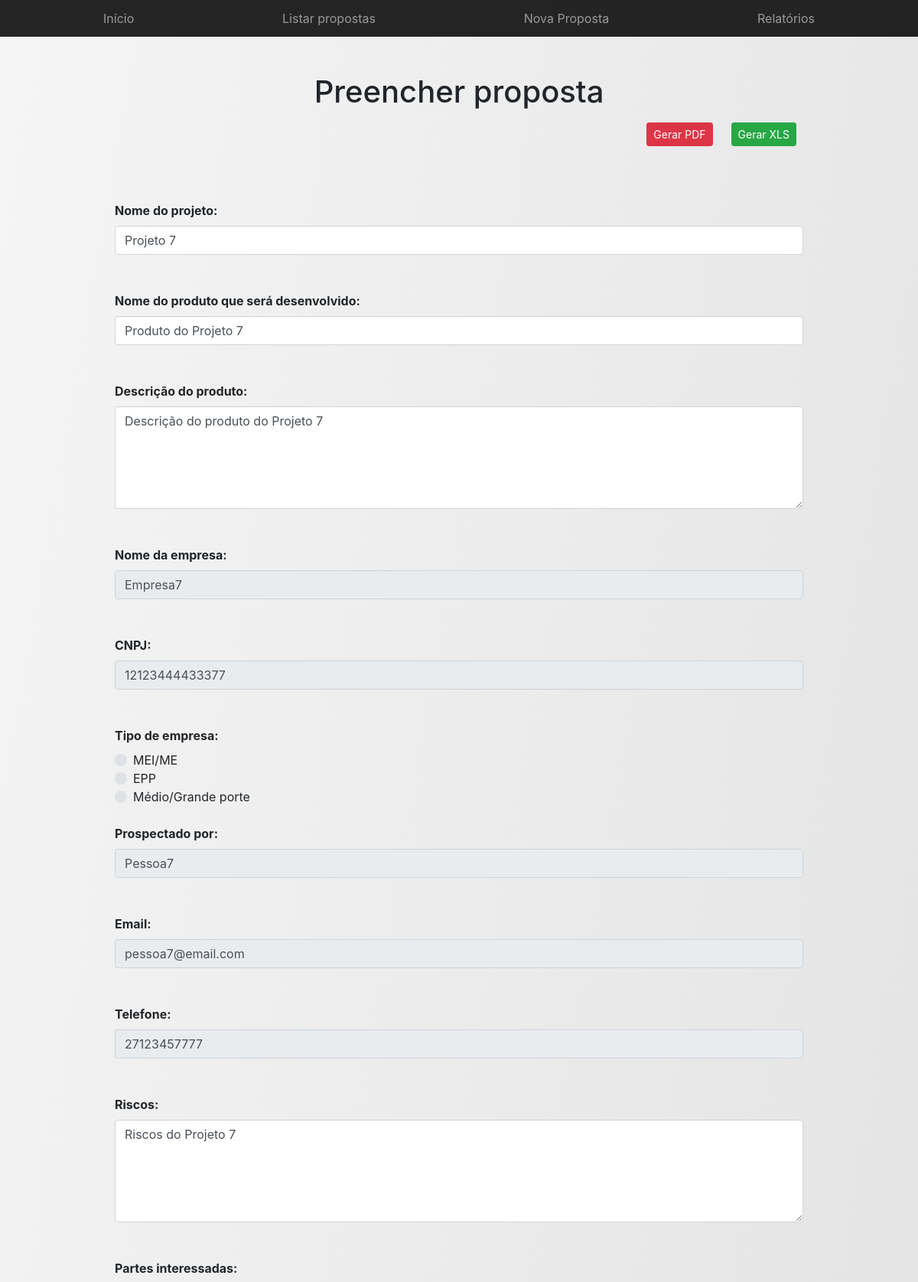
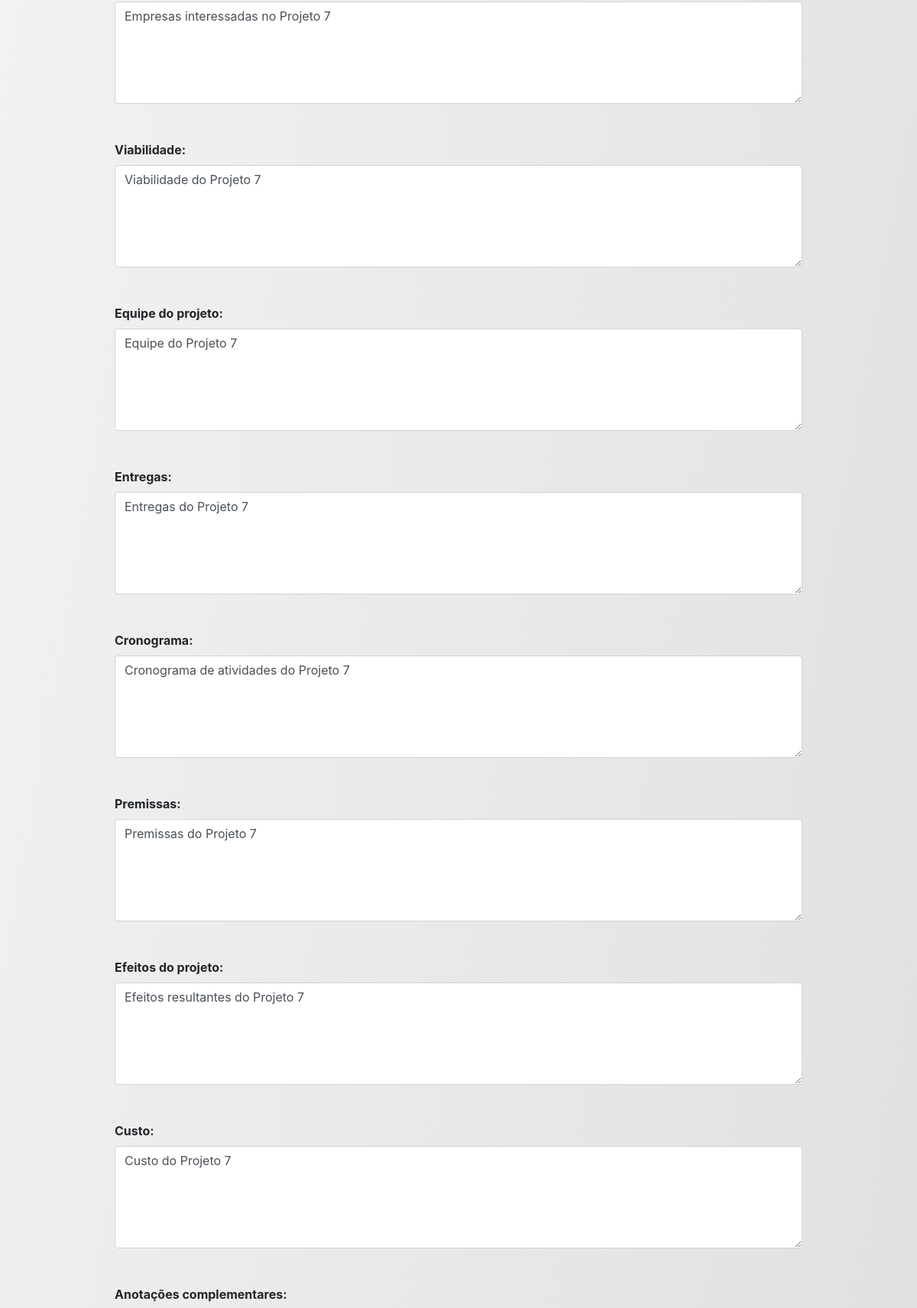
The page /spp_ifes/view/edit_formulario.php?id=7 (upper part) on the database its author committed (2 pictures, top to bottom).
### tables this page shows
CREATE TABLE IF NOT EXISTS `projeto` (
  `id_projeto` int(11) NOT NULL AUTO_INCREMENT,
  `viabilidade` varchar(2000) NOT NULL,
  `efeitos` varchar(2000) NOT NULL,
  `equipe` varchar(2000) NOT NULL,
  `nome_projeto` varchar(100) NOT NULL,
  `riscos` varchar(2000) NOT NULL,
  `entregas` varchar(2000) NOT NULL,
  `premissas` varchar(2000) NOT NULL,
  `cronograma` varchar(2000) NOT NULL,
  `custo` varchar(2000) NOT NULL,
  `interessados` varchar(2000) NOT NULL,
  `anotacoes_complementares` varchar(2000) NOT NULL,
  `created` datetime NOT NULL,
  `modified` datetime DEFAULT NULL,
  `id_empresa` int(11) NOT NULL,
  `id_pessoa` int(11) NOT NULL,
  PRIMARY KEY (`id_projeto`)
);

CREATE TABLE IF NOT EXISTS `produto` (
  `id_produto` int(11) NOT NULL AUTO_INCREMENT,
  `nome_produto` varchar(450) DEFAULT NULL,
  `descricao_produto` varchar(4000) DEFAULT NULL,
  `id_projeto` int(11) DEFAULT NULL,
  PRIMARY KEY (`id_produto`),
  KEY `FK_PRODUTO_1` (`id_projeto`)
);

CREATE TABLE IF NOT EXISTS `empresa` (
  `id_empresa` int(11) NOT NULL AUTO_INCREMENT,
  `nome_empresa` varchar(100) DEFAULT NULL,
  `cnpj` varchar(14) DEFAULT NULL,
  `tipo_empresa` varchar(50) DEFAULT NULL,
  PRIMARY KEY (`id_empresa`)
);

CREATE TABLE IF NOT EXISTS `pessoa` (
  `id_pessoa` int(11) NOT NULL AUTO_INCREMENT,
  `nome_pessoa` varchar(100) DEFAULT NULL,
  `telefone` varchar(11) DEFAULT NULL,
  `email` varchar(100) DEFAULT NULL,
  PRIMARY KEY (`id_pessoa`)
);

### spp_ifes/controller/funcoes.php (called while the page is built, shortened)
<?php
function connect()
{
    $servidor = "localhost";
    $usuario = "root";
    $senha = "";
    $dbname = "spp_ifes";
    $conn = mysqli_connect($servidor, $usuario, $senha, $dbname);
    return $conn;
}
function getProjeto($id)
{
    $conn = connect();
    $result_all = "SELECT *
    FROM PROJETO P
    INNER JOIN EMPRESA E
    ON P.id_empresa = E.id_empresa
    INNER JOIN PESSOA PS
    ON P.id_pessoa = PS.id_pessoa
    INNER JOIN PRODUTO PD
    ON P.id_projeto = PD.id_projeto
    WHERE P.id_projeto = $id";
    $resultado_all = mysqli_query($conn, $result_all);
    $row = mysqli_fetch_assoc($resultado_all);
    return $row;
}
?>

### spp_ifes/view/edit_formulario.php (the view, shortened to what this page needs)
<?php
include_once("../controller/funcoes.php");
$id = filter_input(INPUT_GET, 'id', FILTER_SANITIZE_NUMBER_INT);
$row = getProjeto($id);
?>
<!DOCTYPE html>
<html lang="pt-br">
	<body id="grad1">
		<div class="container">
			<div class="py-5 text-center">
				<h1>Preencher proposta</h1>
				<div class="py-2 text-right">
					<?php
						echo "<p><a class='btn btn-sm mr-4 btn-danger' href='../controller/gerar_pdf.php?id=". $id . "' role='button'>Gerar PDF</a>";
						echo "<a class='btn btn-sm mr-4 btn-success' href='../controller/gerar_planilha.php?id=". $id . "' role='button'>Gerar XLS</a></p>";
					?>
				</div>
			</div>
			<form method="POST" action="../controller/proc_edit_formulario.php">
				<div class="col-md-12 mb-3">
					<label><b>Nome do projeto: </b></label><br>
					<input type="text" class="form-control" name="nome_projeto" placeholder="Digite o nome completo" value="<?php echo utf8_encode($row['nome_projeto']); ?>"><br><br>
					<label><b>Nome do produto que será desenvolvido: </b></label><br>
					<input type="text" class="form-control" name="nome_produto" placeholder="Digite o nome completo" value="<?php echo utf8_encode($row['nome_produto']); ?>"><br><br>
					<label><b>Descrição do produto: </b></label><br>
					<textarea type="text" class="form-control" name="descricao_produto" rows="5" cols="80" /><?php echo utf8_encode($row['descricao_produto']); ?></textarea><br><br>
					<label><b>Nome da empresa: </b></label><br>
					<input type="text" class="form-control" name="nome_empresa" readonly="readonly" value="<?php echo utf8_encode($row['nome_empresa']); ?>"><br><br>
					<label><b>CNPJ: </b></label><br>
					<input type="text" class="form-control" name="cnpj" readonly="readonly" value="<?php echo utf8_encode($row['cnpj']); ?>"><br><br>
					<label><b>Tipo de empresa: </b></label><br>
					<div class="custom-control custom-radio">
						<label class="custom-control-label" for="MEI/ME" value="MEI/ME" <?php echo (utf8_encode($row['tipo_empresa'])=='MEI/ME')?'checked':''?>>MEI/ME</label> <br>
					</div>
					<div class="custom-control custom-radio">
						<label class="custom-control-label" for="EPP" value="EPP"<?php echo (utf8_encode($row['tipo_empresa'])=='EPP')?'checked':''?>>EPP</label> <br>
					</div>
					<div class="custom-control custom-radio">
						<label class="custom-control-label" for="Médio/Grande porte" value="Médio/Grande porte"<?php echo (utf8_encode($row['tipo_empresa'])=='Médio/Grande porte')?'checked':''?>>Médio/Grande porte</label> <br><br>
					</div>
					<label><b>Prospectado por: </b></label><br>
					<input type="text" class="form-control" name="nome_pessoa" readonly="readonly" value="<?php echo utf8_encode($row['nome_pessoa']); ?>"><br><br>
					<label><b>Email: </b></label><br>
					<input type="email" class="form-control" name="email" readonly="readonly" value="<?php echo utf8_encode($row['email']); ?>"><br><br>
					<label><b>Telefone: </b></label><br>
					<input type="text" class="form-control" name="telefone" readonly="readonly" value="<?php echo utf8_encode($row['telefone']); ?>"><br><br>
					<label><b>Riscos: </b></label><br>
					<textarea type="text" class="form-control" name="riscos" rows="5" cols="80" /><?php echo utf8_encode($row['riscos']); ?></textarea><br><br>
					<label><b>Partes interessadas: </b></label><br>
					<textarea type="text" class="form-control" name="interessados" rows="5" cols="80" /><?php echo utf8_encode($row['interessados']); ?></textarea><br><br>
					<label><b>Viabilidade: </b></label><br>
					<textarea type="text" class="form-control" name="viabilidade" rows="5" cols="80" /><?php echo utf8_encode($row['viabilidade']); ?></textarea><br><br>
					<label><b>Equipe do projeto: </b></label><br>
					<textarea type="text" class="form-control" name="equipe" rows="5" cols="80" /><?php echo utf8_encode($row['equipe']); ?></textarea><br><br>
					<label><b>Entregas: </b></label><br>
					<textarea type="text" class="form-control" name="entregas" rows="5" cols="80" /><?php echo utf8_encode($row['entregas']); ?></textarea><br><br>
					<label><b>Cronograma: </b></label><br>
					<textarea type="text" class="form-control" name="cronograma" rows="5" cols="80" /><?php echo utf8_encode($row['cronograma']); ?></textarea><br><br>
					<label><b>Premissas: </b></label><br>
					<textarea type="text" class="form-control" name="premissas" rows="5" cols="80" /><?php echo utf8_encode($row['premissas']); ?></textarea><br><br>
					<label><b>Efeitos do projeto: </b></label><br>
					<textarea type="text" class="form-control" name="efeitos" rows="5" cols="80" /><?php echo utf8_encode($row['efeitos']); ?></textarea><br><br>
					<label><b>Custo: </b></label><br>
					<textarea type="text" class="form-control" name="custo" rows="5" cols="80" /><?php echo utf8_encode($row['custo']); ?></textarea><br><br>
					<label><b>Anotações complementares: </b></label><br>
					<textarea type="text" class="form-control" name="anotacoes_complementares" rows="5" cols="80" /><?php echo utf8_encode($row['anotacoes_complementares']); ?></textarea><br><br>
				</div>
			</form>
		</div>
	</body>
</html>

### rows shown on the page
projeto: nome_projeto "Projeto 7", nome_produto "Produto do Projeto 7", descricao_produto "Descrição do produto do Projeto 7", nome_empresa "Empresa7", cnpj "12123444433377", nome_pessoa "Pessoa7", email "pessoa7@email.com", telefone "27123457777", riscos "Riscos do Projeto 7", interessados "Empresas interessadas no Projeto 7", viabilidade "Viabilidade do Projeto 7", equipe "Equipe do Projeto 7", entregas "Entregas do Projeto 7", cronograma "Cronograma de atividades do Projeto 7", premissas "Premissas do Projeto 7", efeitos "Efeitos resultantes do Projeto 7", custo "Custo do Projeto 7"
